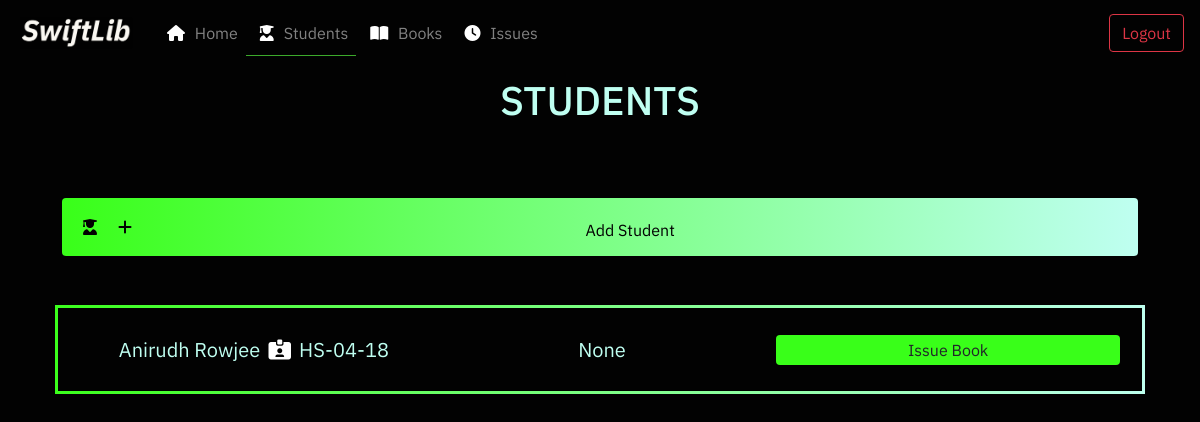
/students/, run on an earlier commit of the app's database.
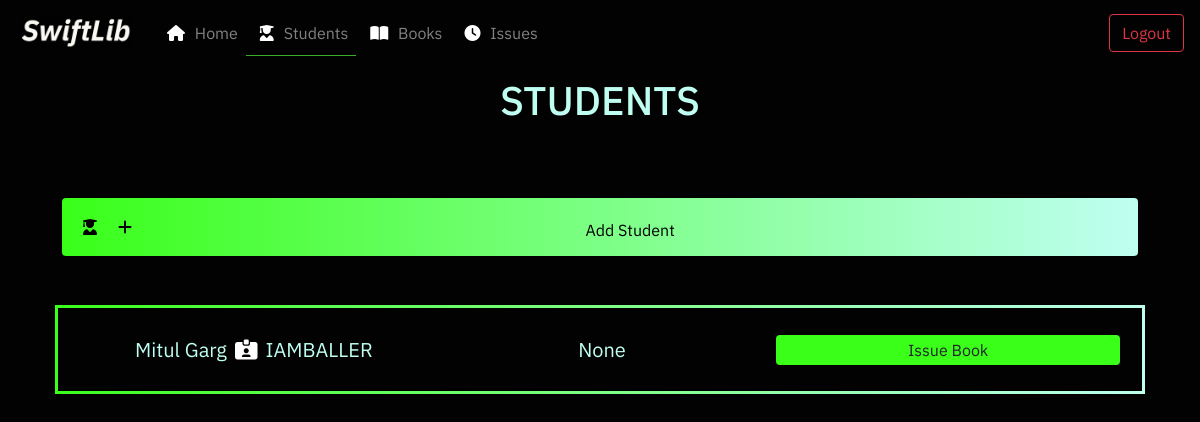
And on a later commit of the database.
### students/models.py (models this page shows, shortened)
class Student(models.Model):
    name = models.CharField(max_length=100)
    book_issued = models.ForeignKey('books.Book', null=True, on_delete=models.DO_NOTHING)
    pid = models.CharField(max_length=20, unique=True)

### students/views.py (the view)
# urls.py: path('', views.home, name='books-home'),
def home(request):
    if request.method == 'POST':
        pass
    else:
        students = Student.objects.all()
        context = {
            'students': students,
        }
        return render(request, 'students/students.html', context)

### students/templates/students/students.html (shortened to what this page needs)
{% extends 'base.html' %}
{% block activestudents %} active-menu-item {% endblock %}
{% block content %}
        <div class='container'>
            <div class='header mx-auto'>
                <h1 class='pageheader-text'> STUDENTS </h1>
            </div>
            <br>
            <div class='header mx-auto'>
                <div class="row">
                    <div class="btn-div col-sm">
                        <button class='btn qa-button exception-button' data-toggle="modal" data-target="#addstudentmodal">
                            <i class="fas fa-user-graduate stdicon qa-button-icon"></i><i class="fas fa-plus stdicon qa-button-icon"></i>
                            <div class='header'> Add Student </div>
                        </button>
                    </div>
                </div>
            </div>
            {% for student in students %}
            <div class='mx-auto header'>
                <div class='std-info-mini row mx-auto container'>
                    <p class='student-name col-sm my-auto'  data-toggle="modal" data-target="#{{student.pid}}info"> {{ student.name}} <i class="fas fa-id-card-alt stdicon whiteicon"></i> {{ student.pid }} </p>
                    <p class='student-name col-sm my-auto'> {{ student.book_issued }} </p>
                    <button class='btn student-info-small-button col-sm my-auto'> Issue Book </button>
                </div>
            </div>
            {% endfor %}
        </div>
{% endblock %}

What changed in the data, as far as the page shows it:
removed Student: name "Anirudh Rowjee", pid "HS-04-18", book_issued "None"
added Student: name "Mitul Garg", pid "IAMBALLER", book_issued "None"
